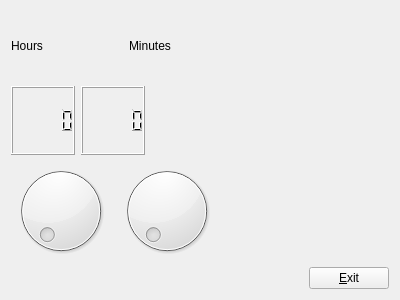
<?xml version="1.0" encoding="UTF-8"?>
<ui version="4.0">
 <class>Form</class>
 <widget class="QWidget" name="Form">
  <property name="geometry">
   <rect>
    <x>0</x>
    <y>0</y>
    <width>400</width>
    <height>300</height>
   </rect>
  </property>
  <property name="windowTitle">
   <string>Form</string>
  </property>
  <layout class="QVBoxLayout" name="verticalLayout">
   <item>
    <layout class="QHBoxLayout" name="horizontalLayout_4">
     <item>
      <widget class="QLabel" name="label">
       <property name="text">
        <string>Hours</string>
       </property>
      </widget>
     </item>
     <item>
      <spacer name="horizontalSpacer_5">
       <property name="orientation">
        <enum>Qt::Horizontal</enum>
       </property>
       <property name="sizeHint" stdset="0">
        <size>
         <width>18</width>
         <height>20</height>
        </size>
       </property>
      </spacer>
     </item>
     <item>
      <widget class="QLabel" name="label_2">
       <property name="text">
        <string>Minutes</string>
       </property>
      </widget>
     </item>
     <item>
      <spacer name="horizontalSpacer_4">
       <property name="orientation">
        <enum>Qt::Horizontal</enum>
       </property>
       <property name="sizeHint" stdset="0">
        <size>
         <width>218</width>
         <height>20</height>
        </size>
       </property>
      </spacer>
     </item>
    </layout>
   </item>
   <item>
    <layout class="QHBoxLayout" name="horizontalLayout_3">
     <item>
      <widget class="QLCDNumber" name="lcdNumber"/>
     </item>
     <item>
      <widget class="QLCDNumber" name="lcdNumber_2"/>
     </item>
     <item>
      <spacer name="horizontalSpacer_3">
       <property name="orientation">
        <enum>Qt::Horizontal</enum>
       </property>
       <property name="sizeHint" stdset="0">
        <size>
         <width>168</width>
         <height>20</height>
        </size>
       </property>
      </spacer>
     </item>
    </layout>
   </item>
   <item>
    <layout class="QHBoxLayout" name="horizontalLayout_2">
     <item>
      <widget class="QDial" name="dial">
       <property name="maximum">
        <number>23</number>
       </property>
      </widget>
     </item>
     <item>
      <widget class="QDial" name="dial_2">
       <property name="maximum">
        <number>59</number>
       </property>
      </widget>
     </item>
     <item>
      <spacer name="horizontalSpacer_2">
       <property name="orientation">
        <enum>Qt::Horizontal</enum>
       </property>
       <property name="sizeHint" stdset="0">
        <size>
         <width>158</width>
         <height>48</height>
        </size>
       </property>
      </spacer>
     </item>
    </layout>
   </item>
   <item>
    <layout class="QHBoxLayout" name="horizontalLayout">
     <item>
      <spacer name="horizontalSpacer">
       <property name="orientation">
        <enum>Qt::Horizontal</enum>
       </property>
       <property name="sizeHint" stdset="0">
        <size>
         <width>248</width>
         <height>20</height>
        </size>
       </property>
      </spacer>
     </item>
     <item>
      <widget class="QPushButton" name="pushButton">
       <property name="text">
        <string>&amp;Exit</string>
       </property>
       <property name="shortcut">
        <string>Alt+E</string>
       </property>
      </widget>
     </item>
    </layout>
   </item>
  </layout>
 </widget>
 <resources/>
 <connections>
  <connection>
   <sender>pushButton</sender>
   <signal>clicked()</signal>
   <receiver>Form</receiver>
   <slot>close()</slot>
   <hints>
    <hint type="sourcelabel">
     <x>347</x>
     <y>259</y>
    </hint>
    <hint type="destinationlabel">
     <x>243</x>
     <y>-16</y>
    </hint>
   </hints>
  </connection>
  <connection>
   <sender>dial_2</sender>
   <signal>valueChanged(int)</signal>
   <receiver>lcdNumber_2</receiver>
   <slot>display(int)</slot>
   <hints>
    <hint type="sourcelabel">
     <x>183</x>
     <y>182</y>
    </hint>
    <hint type="destinationlabel">
     <x>128</x>
     <y>88</y>
    </hint>
   </hints>
  </connection>
  <connection>
   <sender>dial</sender>
   <signal>valueChanged(int)</signal>
   <receiver>lcdNumber</receiver>
   <slot>display(int)</slot>
   <hints>
    <hint type="sourcelabel">
     <x>99</x>
     <y>197</y>
    </hint>
    <hint type="destinationlabel">
     <x>45</x>
     <y>92</y>
    </hint>
   </hints>
  </connection>
 </connections>
</ui>
